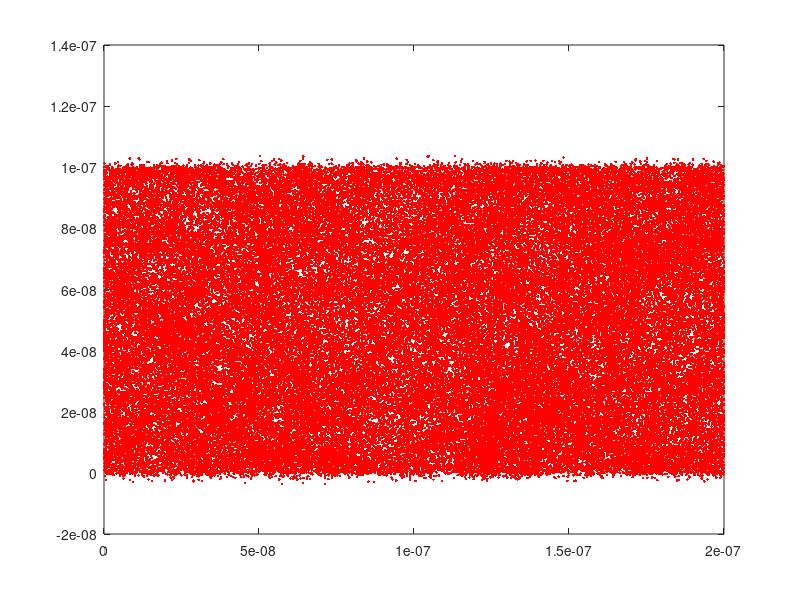
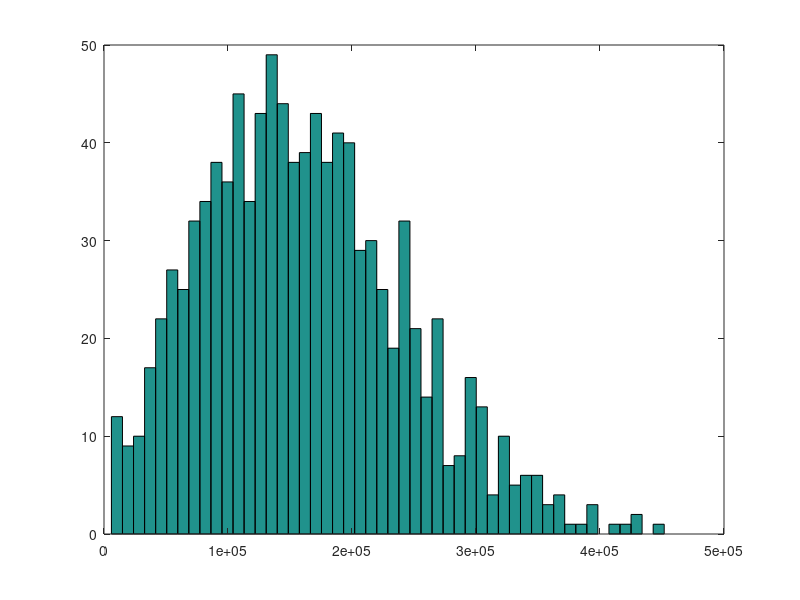

MATLAB code for these plots, in order:
close all
clear all
clc

%dimensions of the box (nm)
W = 100e-9;
L = 200e-9;

%1000 electrons in the box (sometimes set to much lower value for testing)
np = 1000;

tau = 0.2e-12;
K = 1.38e-23;
m = 0.26*9.11e-31;
T = 300;

%generating the random positions of the electrons
xp = rand(np, 1)*L;
yp = rand(np, 1)*W;

plot(xp, yp, '.r')
hold on
%make them move; generating random velocities
vth = sqrt(2*K*T/m);

vx = randn(np,1)*vth/sqrt(2); 
vy = randn(np,1)*vth/sqrt(2);

dt = L/100/vth;

for t = 1:100
    
    %change in distance, ie how much an electron moves in x & y direction
    dx = dt*vx;
    dy = dt*vy;
    
    x = xp + dx; 
    y = yp + dy; 
    
    % if a partcile goes too far right
    gx = x > L;
    x(gx) = x(gx) - L;
    % if partcle goes too far left
    lx = x < 0;
    x(lx) = x(lx) + L;
    
    %if particle touches the top or bottom, it must reflect (change the
    %velocity sign!
    gy = y > W; 
    vy(gy) = -vy(gy);
        
    ly = y < 0;
    vy(ly) = -vy(ly);    
    
    %plotting trajectories 
    plot (x, y, '.r')
    
    %Temperature plots
   
    xp = x;
    yp = y;
    
    pause(0.1)
end 

%Histogram plot of the speeds
vavg = sqrt(vx.^2 + vy.^2);
figure;
hist(vavg, 50);



